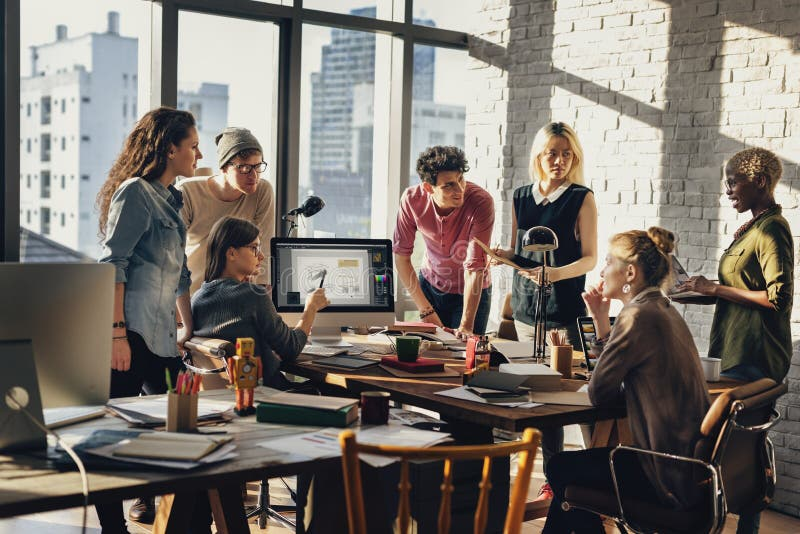
#> input picture vision_desk_backend/utils/in.jpg, 800 x 534 px
$ python draw_heatmap.py
#> lines starting #> are read from the running program, lines starting #| are printed output that depends on the picture
#> further down, image is the input picture: shape (534, 800, 3); mean B, G, R 109.2, 115.9, 123.2
import cv2
import numpy as np


def generate_status_heatmap(image: np.ndarray, box_status_logs: list) -> np.ndarray:
    """
    Generates a heatmap overlay on the input image based on status activity in bounding boxes.

    Args:
        image (np.ndarray): The original image (BGR format).
        box_status_logs (list): List of tuples in the form ((x1, y1, x2, y2), status)

    Returns:
        np.ndarray: Image with heatmap overlay (BGR format).
    """
    height, width = image.shape[:2]
#> height = 534; width = 800
    print(box_status_logs)

    # Status weights
    status_weights = {
        "EMPTY": 0.2,
        "IDLE": 0.6,
        "WORKING": 2.0,
    }

    # Initialize heatmap
    heatmap = np.zeros((height, width), dtype=np.float32)

    # Accumulate weighted values into heatmap
    for (x1, y1, x2, y2), status in box_status_logs:
        weight = status_weights.get(status, 0.0)
        print(f"Adding weight {weight} to box ({x1}, {y1}, {x2}, {y2})")
        heatmap[y1:y2, x1:x2] += weight
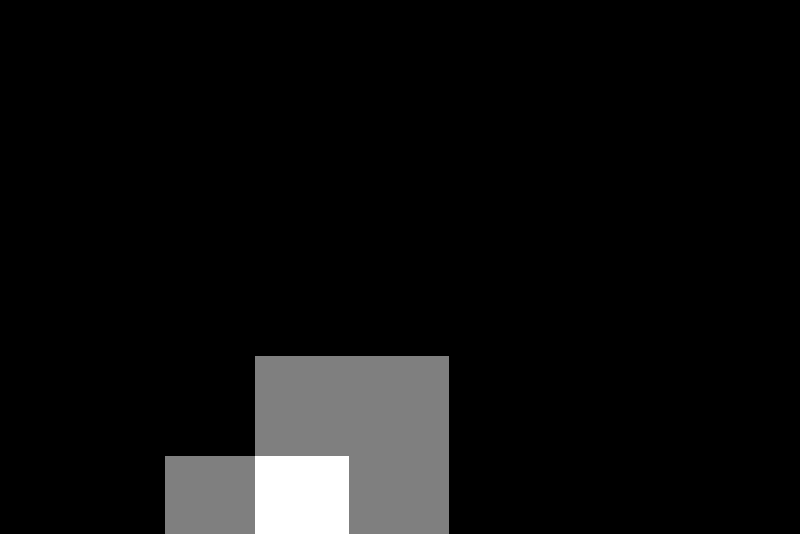
#> heatmap: shape (534, 800) float32; min 0, max 4, mean 0.229; drawn with min black and max white

    # Smooth the heatmap
    heatmap = cv2.GaussianBlur(heatmap, (45, 45), 0)

    # Normalize heatmap
    if heatmap.max() > 0:
        heatmap_norm = np.clip(heatmap / heatmap.max(), 0, 1)
    else:
        heatmap_norm = heatmap

    heatmap_uint8 = (heatmap_norm * 255).astype(np.uint8)

    # Apply color map
    colored_heatmap = cv2.applyColorMap(heatmap_uint8, cv2.COLORMAP_JET)
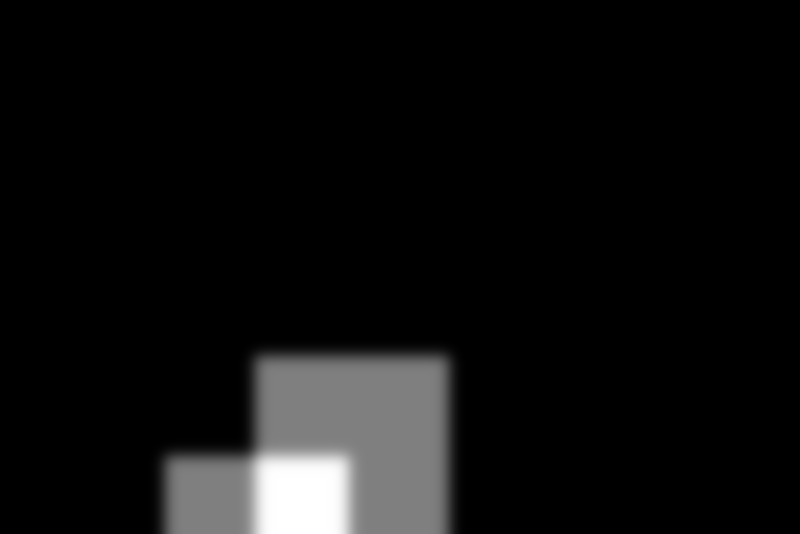
#> heatmap_uint8: shape (534, 800); min 0, max 255, mean 14.5

    # Blend with original image
    overlay = cv2.addWeighted(image, 0.6, colored_heatmap, 0.4, 0)
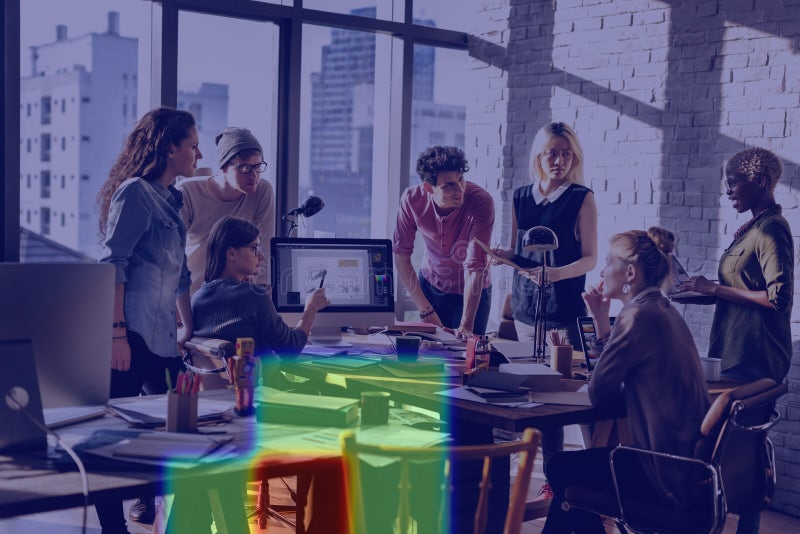
#> overlay: shape (534, 800, 3); mean B, G, R 116.9, 77.7, 78.7

    return overlay


if __name__ == "__main__":
    # Example usage
    image = cv2.imread("./in.jpg")
    box_status_logs = [
        ((165, 456, 349, 713), "WORKING"),
        ((255, 356, 449, 813), "WORKING"),

    ]

    heatmap_image = generate_status_heatmap(image, box_status_logs)
    cv2.imshow("Heatmap", heatmap_image)
    cv2.waitKey(0)
    cv2.destroyAllWindows()

$ run again, with vision_desk_backend/utils/heat_img.jpg copied over vision_desk_backend/utils/in.jpg
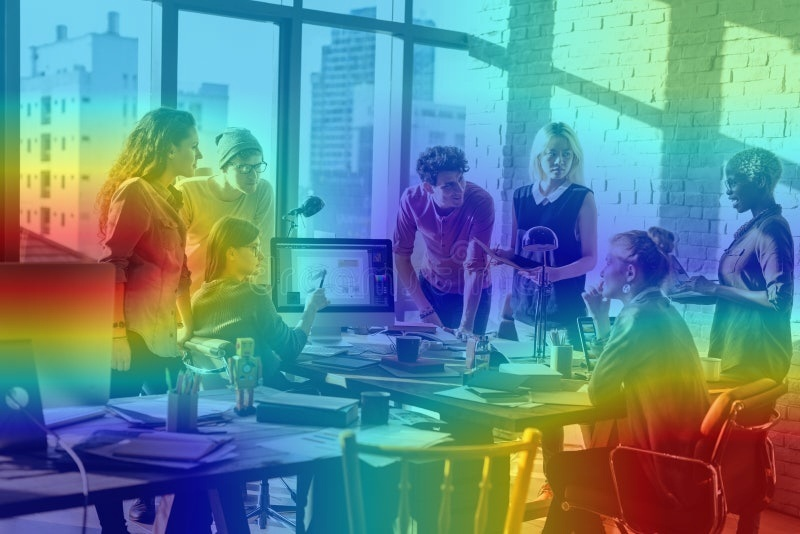
#> input picture vision_desk_backend/utils/heat_img.jpg, 800 x 534 px
#> image is the input picture: shape (534, 800, 3); mean B, G, R 143.6, 137.7, 96.7
#> in generate_status_heatmap, `overlay = cv2.addWeighted(image, 0.6, colored_heatmap, 0.4, 0)`:
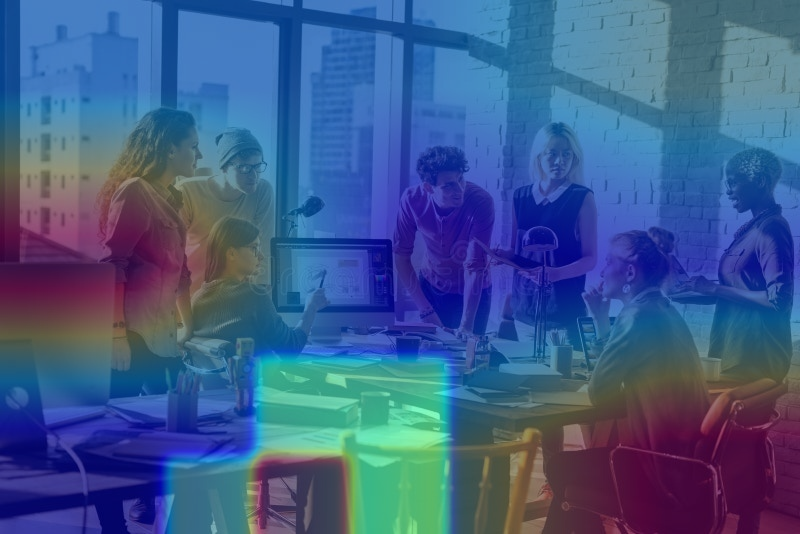
#> overlay: shape (534, 800, 3); mean B, G, R 137.6, 90.8, 62.8

$ run again, with vision_desk_backend/utils/status_heatmap_overlay.jpg copied over vision_desk_backend/utils/in.jpg
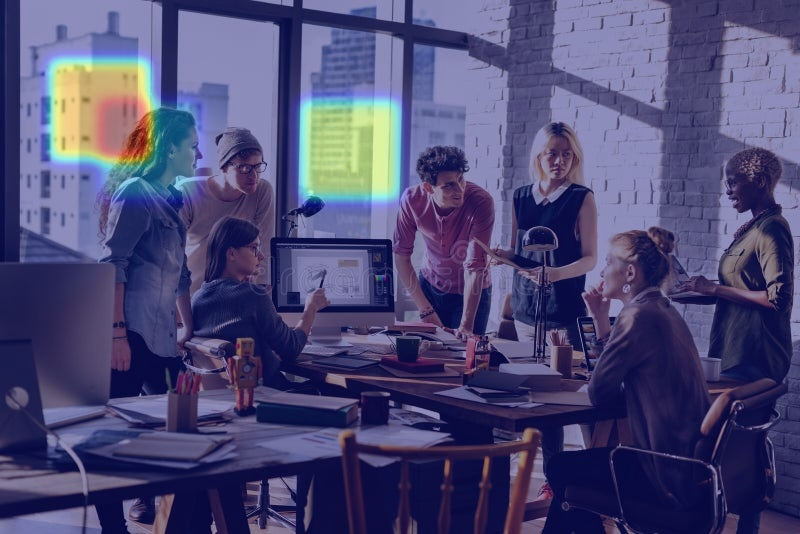
#> input picture vision_desk_backend/utils/status_heatmap_overlay.jpg, 800 x 534 px
#> image is the input picture: shape (534, 800, 3); mean B, G, R 117.3, 74.5, 77.2
#> in generate_status_heatmap, `overlay = cv2.addWeighted(image, 0.6, colored_heatmap, 0.4, 0)`:
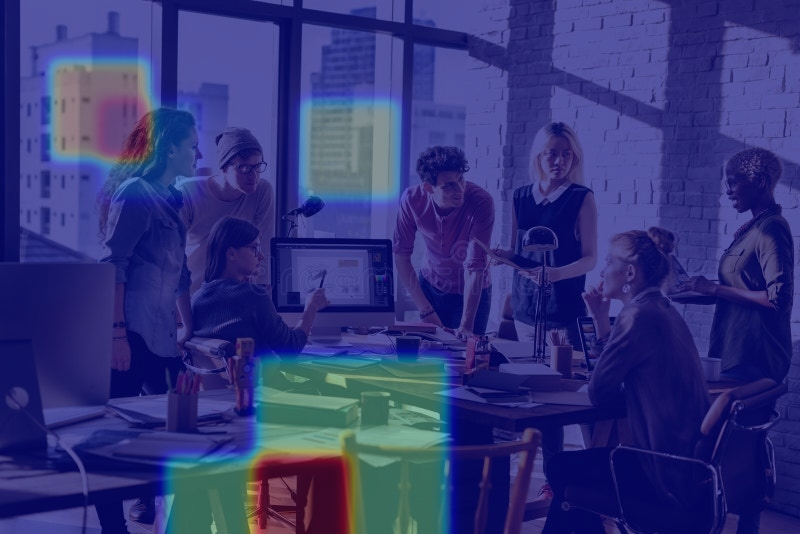
#> overlay: shape (534, 800, 3); mean B, G, R 121.8, 52.9, 51.1
